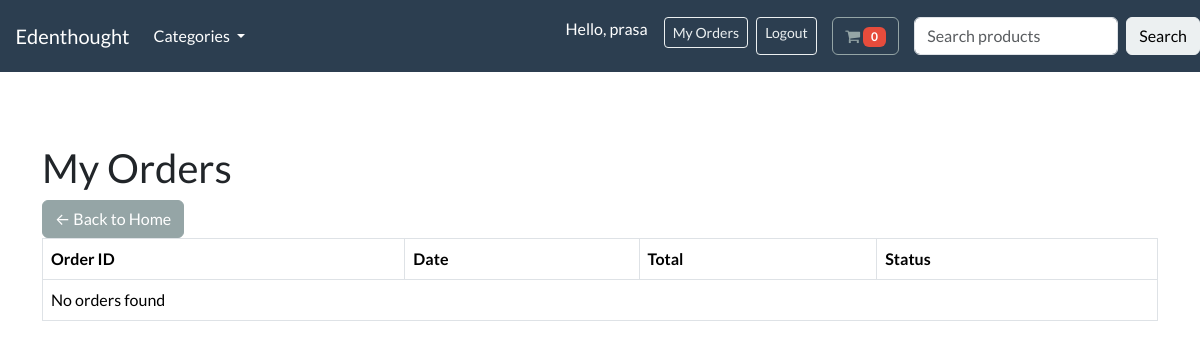
Page /my-orders/ (signed in) on the earlier database version.
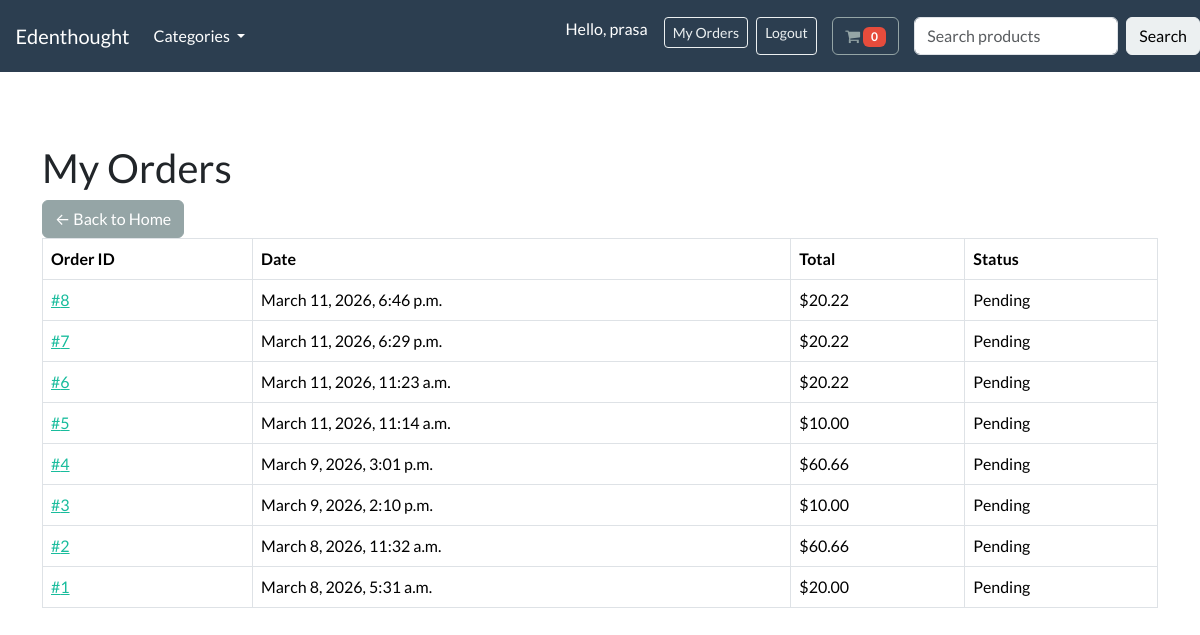
Same page on the later database version.
### store/models.py (models this page shows, shortened)
class Order(models.Model):
    STATUS_CHOICES = (
        ('pending', 'Pending'),
        ('paid', 'Paid'),
        ('packed', 'Packed'),
        ('shipped', 'Shipped'),
        ('delivered', 'Delivered'),
    )
    user = models.ForeignKey(User, on_delete=models.CASCADE)
    total_price = models.DecimalField(max_digits=10, decimal_places=2)
    razorpay_payment_id = models.CharField(max_length=200, blank=True, null=True)
    invoice = models.FileField(upload_to="invoices/", null=True, blank=True)
    status = models.CharField(
        max_length=20,
        choices=STATUS_CHOICES,
        default="Pending"
    )
    created_at = models.DateTimeField(auto_now_add=True)

### store/views.py (the view)
# urls.py: path('my-orders/', views.my_orders, name='my-orders'),
@login_required
def my_orders(request):
    orders = Order.objects.select_related("user").prefetch_related("items").filter(user=request.user).order_by('-created_at')
    return render(request, "store/my-orders.html", {
        "orders": orders
    })

### store/context_processors.py (called while the page is built)
def cart_count(request):
    session_id = request.session.session_key
    count = 0
    if not session_id:
        request.session.create()
        session_id = request.session.session_key
    cart = Cart.objects.filter(session_id=session_id).first()
    if cart:
        count = sum(item.quantity for item in cart.items.all())
    return {"cart_count": count}

### store/models.py (called while the page is built)
    def get_absolute_url(self):
        return reverse('list-category', args=[self.slug])

### store/views.py (called while the page is built)
def categories(request):
    all_categories = Category.objects.all()
    return {'all_categories': all_categories}

def cart_count(request):
    session_id = request.session.session_key
    count = 0
    if session_id:
        cart = Cart.objects.filter(session_id=session_id).first()
        if cart:
            count = cart.items.count()
    return {'cart_count': count}

### store/templates/store/my-orders.html (shortened to what this page needs)
{% extends "./base.html" %}
{% block content %}
<div class="container mt-5">
<h2>My Orders</h2>
<a href="{% url 'store' %}" class="btn btn-secondary">
        ← Back to Home
    </a>
<table class="table table-bordered">
<tr>
<th>Order ID</th>
<th>Date</th>
<th>Total</th>
<th>Status</th>
</tr>
{% for order in orders %}
<tr>
<td>
<a href="{% url 'order-detail' order.id %}">
#{{ order.id }}
</a>
</td>
<td>{{ order.created_at }}</td>
<td>${{ order.total_price }}</td>
<td>{{ order.status }}</td>
</tr>
{% empty %}
<tr>
<td colspan="4">No orders found</td>
</tr>
{% endfor %}
</table>
</div>
{% endblock %}

Differences in the rows shown:
added Order: id "8", created_at "March 11, 2026, 6:46 p.m.", total_price "20.22", status "Pending"
added Order: id "7", created_at "March 11, 2026, 6:29 p.m.", total_price "20.22", status "Pending"
added Order: id "6", created_at "March 11, 2026, 11:23 a.m.", total_price "20.22", status "Pending"
added Order: id "5", created_at "March 11, 2026, 11:14 a.m.", total_price "10.00", status "Pending"
added Order: id "4", created_at "March 9, 2026, 3:01 p.m.", total_price "60.66", status "Pending"
added Order: id "3", created_at "March 9, 2026, 2:10 p.m.", total_price "10.00", status "Pending"
added Order: id "2", created_at "March 8, 2026, 11:32 a.m.", total_price "60.66", status "Pending"
added Order: id "1", created_at "March 8, 2026, 5:31 a.m.", total_price "20.00", status "Pending"
Other differences:
text no longer shown: "No orders found"
